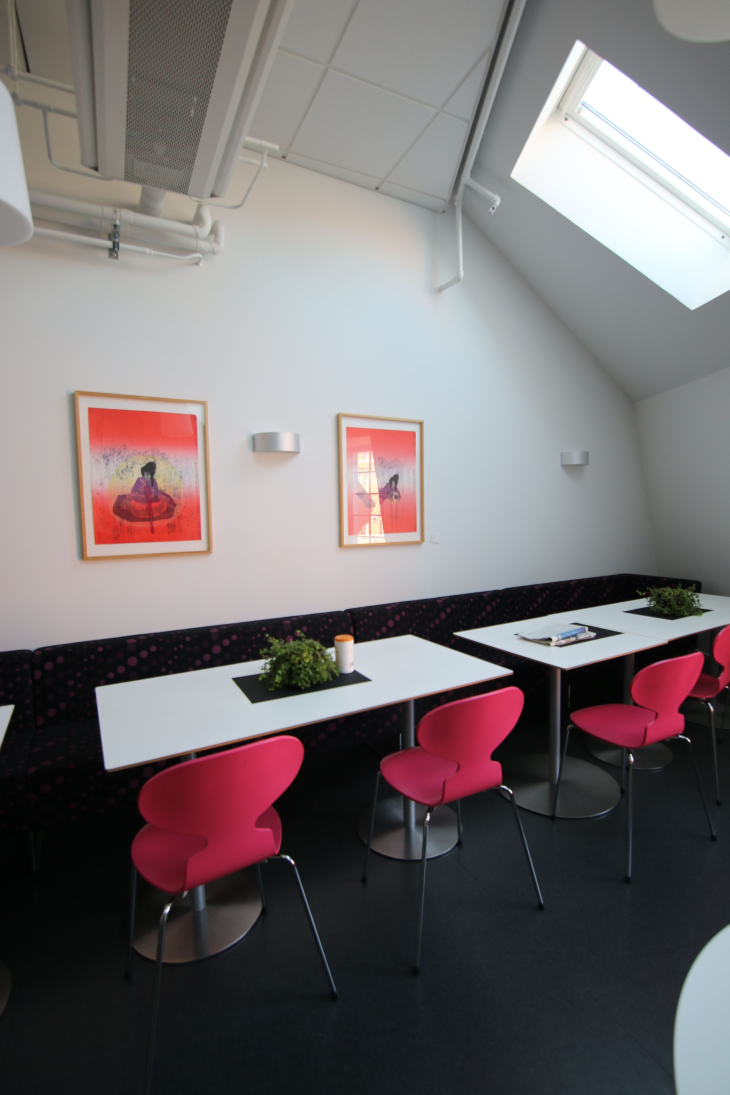
#> input picture img01.jpg, 3648 x 5472 px (shown at 1/5 size)
$ python working_code.py --first img01.jpg --second img11.jpg --direction .
#> lines starting #> are read from the running program, lines starting #| are printed output that depends on the picture
#Code to stitch 2 images in vertical or horizontal direction
#Usage (in terminal):
# python working_code.py -I=image1dir.extension -II=image2dir.extension -dir=v (or h)


import cv2
import numpy as np
import matplotlib.pyplot as plt
import argparse

#Levels of Gaussian pyramid
no_of_levels=3


def get_gaussian(image,no_of_levels):
	layer=image.copy()
	Gauss=[layer]
	for i in range(no_of_levels):
		layer=cv2.pyrDown(layer)
		Gauss.append(layer)
	return Gauss

def get_laplacian(Gauss,no_of_levels):
	layer=Gauss[no_of_levels-1]
	Laplace=[layer]
	for i in xrange(no_of_levels-1,0,-1):
		size=(Gauss[i-1].shape[1],Gauss[i-1].shape[0])
		Gauss_big=cv2.pyrUp(Gauss[i],dstsize=size)
		laplacian=cv2.subtract(Gauss[i-1],Gauss_big)
		Laplace.append(laplacian)
	return Laplace

def join_images(lap1,lap2,no_of_levels,mask):
	joined=[]
	goto=0
	for l1,l2 in zip(lap1,lap2):

		size=(l2.shape[1],l2.shape[0])
		if goto!=0:
			mask=cv2.pyrUp(mask,dstsize=size)
		inv_mask=np.bitwise_not(mask)
		print("Naruto")
		lap=cv2.add(cv2.bitwise_and(l1,mask),cv2.bitwise_and(l2,inv_mask))
		joined.append(lap)
		if goto==0:
			goto=1
	joined_reconstructed=joined[0]
	for i in range(1,no_of_levels):
		size=(joined[i].shape[1],joined[i].shape[0])
		joined_reconstructed=cv2.pyrUp(joined_reconstructed,dstsize=size)
		joined_reconstructed=cv2.add(joined[i],joined_reconstructed)
	print("Arigatou")
	return joined_reconstructed

def homography(im1,im2,direction,iterator):

	orb=cv2.ORB_create(50000)
	kp1,d1=orb.detectAndCompute(im1,None)
	kp2,d2=orb.detectAndCompute(im2,None)
	bf = cv2.BFMatcher(cv2.NORM_HAMMING)
	matches = bf.knnMatch(d1,d2,k=2)
	good_matches = []
	for m,n in matches:
		if m.distance < 0.75*n.distance:
			good_matches.append([m])
	points1=np.zeros((len(good_matches),2),dtype=np.float32)
	points2=np.zeros((len(good_matches),2),dtype=np.float32)
	if len(good_matches) > 4:
		for i,m in enumerate(good_matches):
			points1[i, :]=np.matrix(kp1[m[0].queryIdx].pt)
			points2[i, :]=np.matrix(kp2[m[0].trainIdx].pt)
	h, mask=cv2.findHomography(points1,points2,cv2.RANSAC,5)
	height1, width1 = im1.shape
	height2, width2 = im2.shape
	if direction=='v':
		im1Reg = cv2.warpPerspective(im1, h, (width2, height1+height2),cv2.INTER_NEAREST)
	elif direction=='h':
		im1Reg = cv2.warpPerspective(im1, h, (width2+width1, height2),cv2.INTER_NEAREST)
	else :
		return 0

	print(iterator)

	if direction=='h':
		im2_mat=np.zeros((im2.shape[0],im2.shape[1]*iterator/(iterator-1)),dtype=np.uint8)
		im2_mat[0:im2.shape[0],0:im2.shape[1]]=im2
	else:
		im2_mat=np.zeros((im2.shape[0]*iterator/(iterator-1),im2.shape[1]),dtype=np.uint8)
		im2_mat[0:im2.shape[0],0:im2.shape[1]]=im2

	common_region=np.logical_and(im1Reg>0 , im2_mat>0)
	true_section1=np.where(common_region==True)
	print(true_section1)
	# [5 lines of commented-out code are left out]

	print("Yos")

	Gauss2=get_gaussian(im2_mat,no_of_levels)
	Laplace2=get_laplacian(Gauss2,no_of_levels)
	Gauss1=get_gaussian(im1Reg,no_of_levels)
	Laplace1=get_laplacian(Gauss1,no_of_levels)
	mask=np.full((im2_mat.shape[0],im2_mat.shape[1]),255,dtype=np.uint8)
	print("Nani!?")

	mask=cv2.bitwise_and(mask,im2_mat)
	mask[np.nonzero(mask)]=255
	print("Dattebayo!")
	Gauss_mask=get_gaussian(mask,no_of_levels)
	Gauss_mask=np.flip(Gauss_mask,0)
	print("Hai")
	final=join_images(Laplace2,Laplace1,no_of_levels,Gauss_mask[1])
	return final


if __name__=='__main__':

	ap = argparse.ArgumentParser()
	ap.add_argument("-I", "--first", required=True,
	help="path to the first image")
	ap.add_argument("-II", "--second", required=True,
	# help="path to the second image")
	# ap.add_argument("-III", "--third", required=True,
	# help="path to the second image")
	# ap.add_argument("-IV", "--fourth", required=True,
	help="path to the second image")
	ap.add_argument("-dir", "--direction", required=True,
	help="direction of panorama v(top to bottom) or h(left to right)")
	args = vars(ap.parse_args())
	i=2
	img1=cv2.imread(args["first"],0)
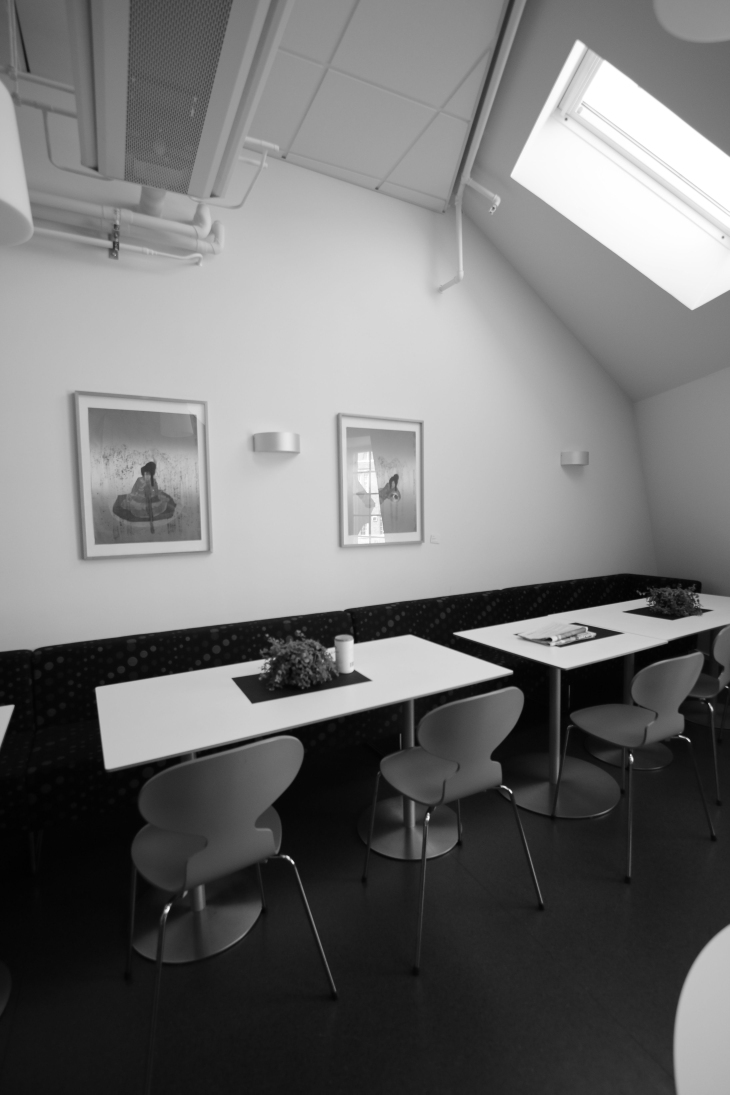
#> img1: shape (5472, 3648) (shown at 1/5 size); min 0, max 255, mean 114.2
	img2=cv2.imread(args["second"],0)
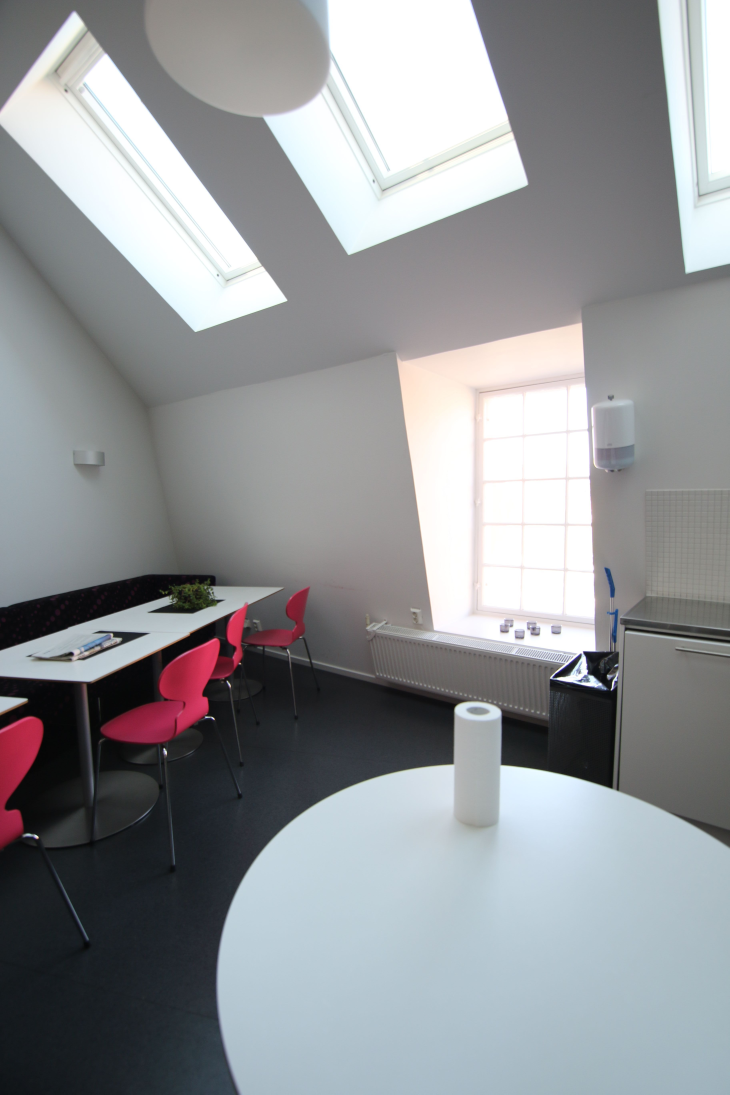
#> input picture img11.jpg, 3648 x 5472 px (shown at 1/5 size)
#> img2: shape (5472, 3648); min 3, max 255, mean 148.1
	# img3=cv2.imread(args["third"],0)
	# img4=cv2.imread(args["fourth"],0)
	finalimg = homography(img2,img1,args["direction"],i)
#> in homography, `kp1,d1=orb.detectAndCompute(im1,None)`: kp1 = 4850 keypoints; strongest (x, y, size): (2920, 3261, 111.1), (2918, 3258, 64.3), (1070, 3596, 53.6), (188, 4186, 92.6)
#> in homography, `kp2,d2=orb.detectAndCompute(im2,None)`: kp2 = 7921 keypoints; strongest (x, y, size): (1466, 4315, 77.1), (2556, 3961, 77.1), (2557, 3963, 64.3), (2557, 3964, 53.6)
#> in homography, `matches = bf.knnMatch(d1,d2,k=2)`: matches = 4850 matches
#> after the loop in homography, `for m,n in matches:`: good_matches = 501 matches
#> in homography, `points1=np.zeros((len(good_matches),2),dtype=np.float32)`: points1 = 501 pairs, first value 0 to 0, second value 0 to 0
#> after the loop in homography, `for i,m in enumerate(good_matches):`: points1 = 501 pairs, first value 117 to 3131.7, second value 421 to 4696.8; points2 = 501 pairs, first value 437.5 to 3616, second value 229.3 to 4954
#> in homography, `h, mask=cv2.findHomography(points1,points2,cv2.RANSAC,5)`: h = [[0.0843, -0.0242, 2646.3], [-0.641, 0.886, 349.1], [-0.00025, 9.95e-06, 1]]; mask = 501 values, max 1 at index 1, min 0 at index 0, mean 0.838
#> finalimg = 0
	# cv2.imwrite("1and2.jpg",finalimg)
	i+=1
	# [6 lines of commented-out code are left out]

	cv2.imwrite("final2.jpg",finalimg)
